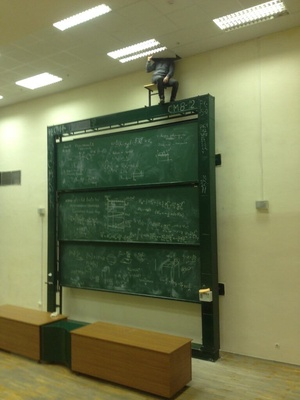
#> input picture practise/labs/7/1.jpg, 300 x 400 px, shrunk from 768 x 1024 before the run
$ python 73.py
#> lines starting #> are read from the running program, lines starting #| are printed output that depends on the picture
from PIL import Image, ImageFilter

filenames = ["1.jpg", "2.jpg", "3.jpg", "4.jpg", "5.jpg"]

for file in filenames:
    with Image.open(file) as img:
#> img is the input picture: PIL image 300x400 RGB; mean R, G, B 118.7, 123.8, 84.8
        img.load()
        new_img = img.filter(ImageFilter.EMBOSS)
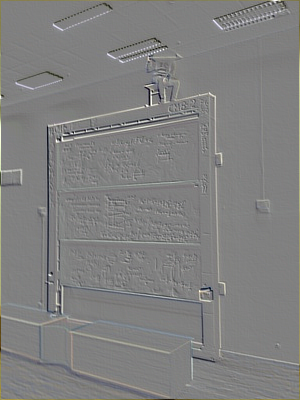
#> new_img: PIL image 300x400 RGB; mean R, G, B 128.3, 128.2, 127.7
        # new_img.show()
        new_img.save("new_" + file)
#> pass 2 of the loop `for file in filenames:`:
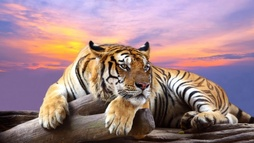
#> input picture practise/labs/7/2.jpg, 254 x 143 px, shrunk from 650 x 366 before the run
#> img is the input picture: PIL image 254x143 RGB; mean R, G, B 161.9, 131.5, 135.8
#> `new_img = img.filter(ImageFilter.EMBOSS)`:
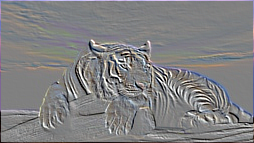
#> new_img: PIL image 254x143 RGB; mean R, G, B 128.9, 128.6, 129.6
#> pass 3 of the loop `for file in filenames:`:
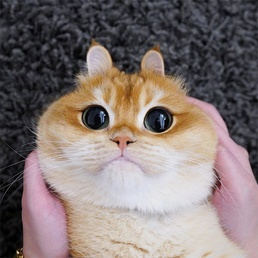
#> input picture practise/labs/7/3.jpg, 258 x 258 px, shrunk from 660 x 660 before the run
#> img is the input picture: PIL image 258x258 RGB; mean R, G, B 130.3, 118.2, 115.9
#> `new_img = img.filter(ImageFilter.EMBOSS)`:
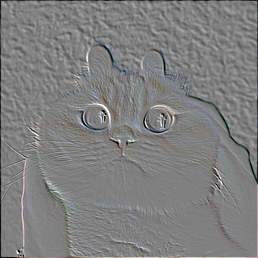
#> new_img: PIL image 258x258 RGB; mean R, G, B 127.2, 127.1, 127.2
#> the loop made 5 passes; the first 3 are shown
